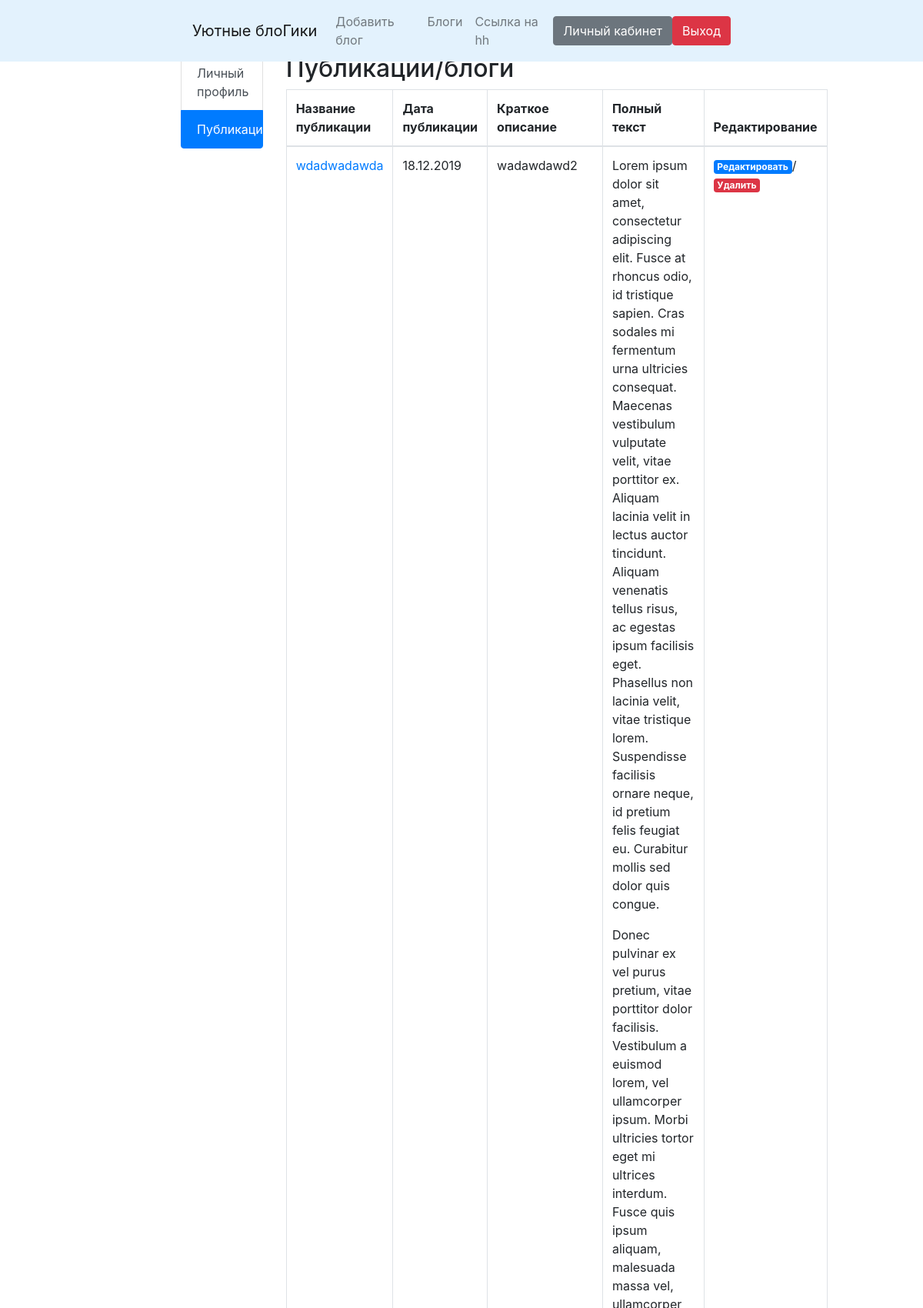
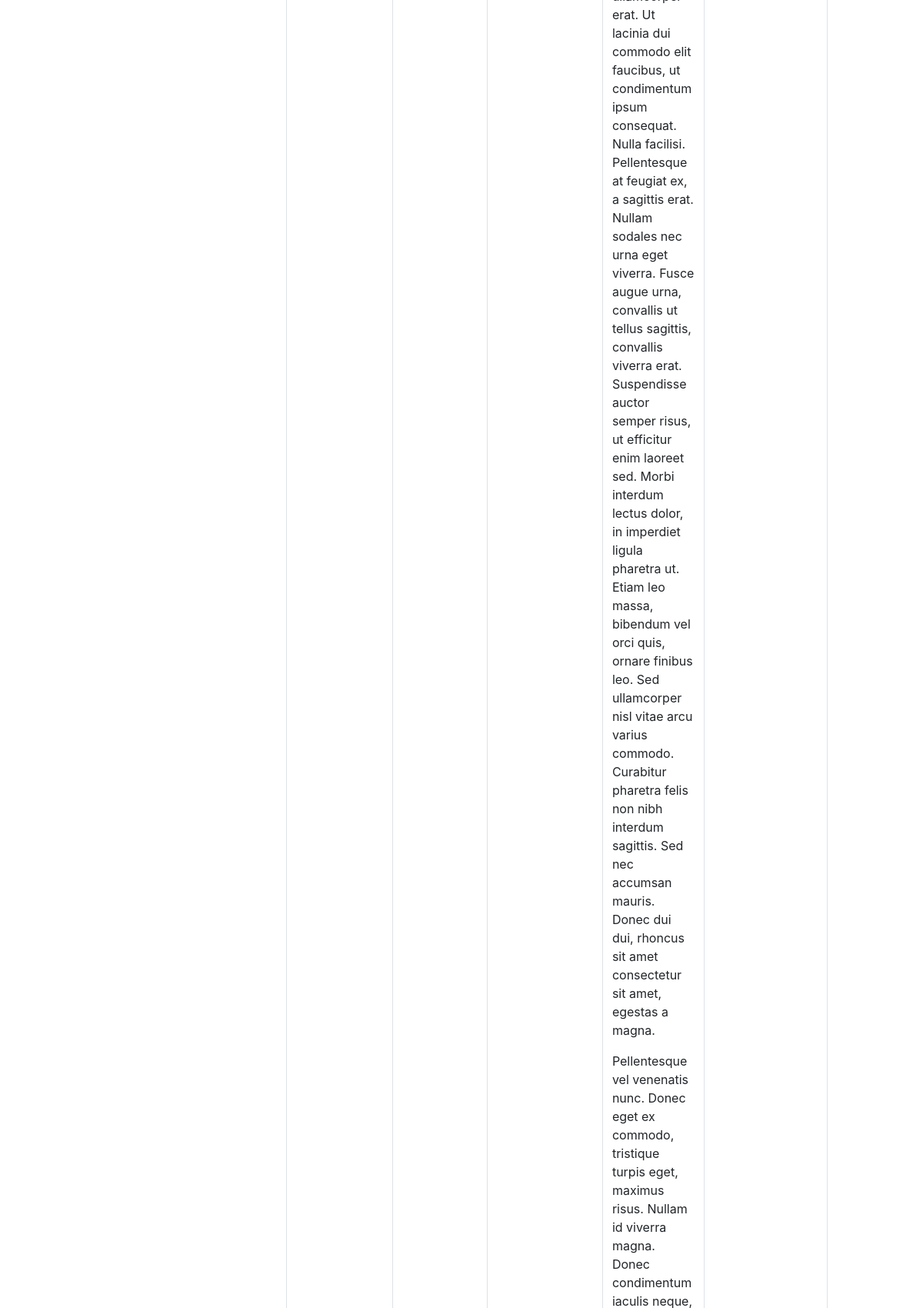
The app's page /accounts/user_publication/ (signed in, upper part) with its own data (2 pictures, top to bottom).
### apps/blog/models.py (models this page shows, shortened)
class Publication(models.Model):
    author = models.ForeignKey('auth.User', on_delete=models.CASCADE)
    title = models.CharField(max_length=15)
    short_description = models.CharField(max_length=30, blank=True)
    pub_date = models.DateTimeField(default=datetime.now, blank=True)
    text = RichTextField(verbose_name='Текст')
    class Meta:
        ordering = ['author', '-pub_date', ]

### apps/accounts/views.py (the view)
# urls.py: path('user_publication/', views.user_publication, name='user_publication'),
@login_required
def user_publication(request):
    user_pub = Publication.objects.filter(author=request.user)
    context = {'user_pub': user_pub}
    return render(request, 'htmlpage/accounts/user_publication.html', context)

### django_test/email-auth.py (called while the page is built)
    @staticmethod
    def get_user(user_id):
        try:
            return User.objects.get(pk=user_id)
        except User.DoesNotExist:
            return None

### templates/htmlpage/accounts/user_publication.html (shortened to what this page needs)
{% extends "htmlpage/wrapper.html" %}
{% block content %}
    <div class="center indents">
        <div class="row">
            <div class="list-group col-2">
                <a href="{% url 'accounts:personalcab' %}"
                   class="list-group-item list-group-item-action">Личный профиль</a>
                <a href="{% url 'accounts:user_publication' %}"
                   class="list-group-item list-group-item-action active">Публикации</a>
            </div>
            <div class="col-9">
                <h2>Публикации/блоги</h2>
                <table class="table table-hover table-bordered">
                    <thead class="color-th">
                        <tr>
                            <th>Название публикации</th>
                            <th>Дата публикации</th>
                            <th>Краткое описание</th>
                            <th>Полный текст</th>
                            <th>Редактирование</th>
                        </tr>
                    </thead>
                    {% for post in user_pub %}
                            <tbody>
                                <tr>
                                    <td>
                                        <a href="{% url 'blog:full_blog' pk=post.id %}">{{ post.title }}</a>
                                    </td>
                                    <td>
                                        {{ post.pub_date|date:"d.m.Y" }}
                                    </td>
                                    <td>
                                        {{ post.short_description }}
                                    </td>
                                    <td>
                                        {{ post.text|safe }}
                                    </td>
                                    <td>
                                        <a href="{% url 'blog:blog_edit' pk=post.id %}"
                                           class="badge badge-primary">Редактировать</a>/
                                        <a href="{% url 'blog:blog_remove' pk=post.id %}"
                                           class="badge badge-danger">Удалить</a>
                                    </td>
                                </tr>
                            </tbody>
                    {% endfor %}
                </table>
            </div>
        </div>
    </div>
{% endblock %}

### templates/static/css/stylelish.css (style rules this page uses)
body { margin-top: 0; }
.center { padding-left: 250px; padding-right: 250px; }
.indents { margin-top: 70px; margin-bottom: 70px; }

### records on screen
Publication: title "wdadwadawda", pub_date "18.12.2019", short_description "wadawdawd2", text "Lorem ipsum dolor sit amet, consectetur adipiscing elit. Fusce at rhoncus odio, id tristique sapien. Cras sodales mi fermentum urna ultricies consequat. Maecenas vestibulum vulputate velit, vitae porttitor ex. Aliquam lacinia velit in lectus auctor tincidunt. Aliquam venenatis tellus risus, ac egestas ipsum facilisis eget. Phasellus non lacinia velit, vitae tristique lorem. Suspendisse facilisis ornare neque, id pretium felis feugiat eu. Curabitur mollis sed dolor quis congue. Donec pulvinar ex vel purus pretium, vitae porttitor dolor facilisis. Vestibulum a euismod lorem, vel ullamcorper ipsum. Morbi ultricies tortor eget mi ultrices interdum. Fusce quis ipsum aliquam, malesuada massa vel,…"
